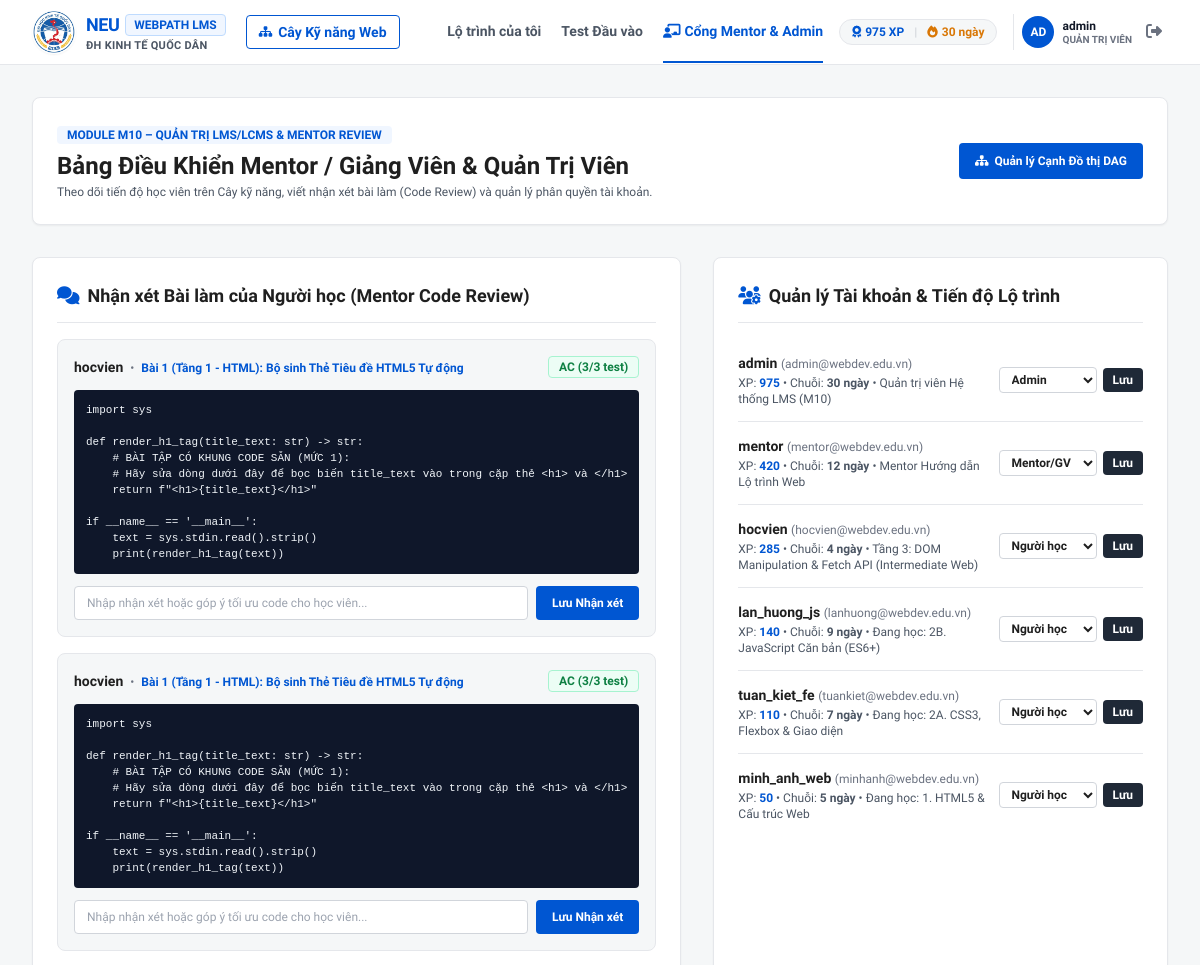
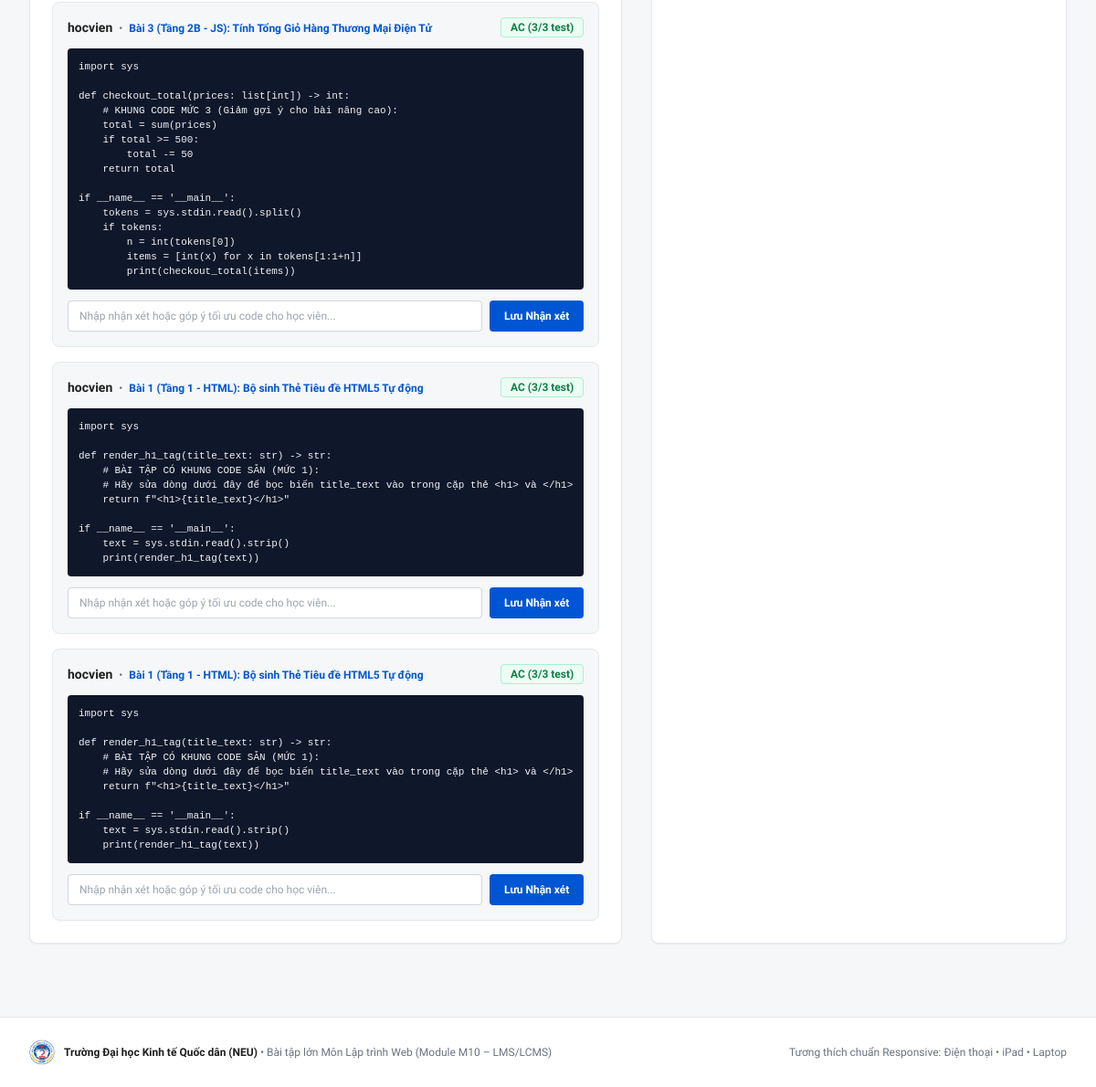
The app's page /mentor-portal (signed in) with its own data (2 pictures, top to bottom).
### app/models/schema.py (models this page shows, shortened)
class User(UserMixin, db.Model):
    __tablename__ = "users"
    id = db.Column(db.Integer, primary_key=True)
    username = db.Column(db.String(64), unique=True, nullable=False, index=True)
    email = db.Column(db.String(191), unique=True, nullable=False, index=True)
    password_hash = db.Column(db.String(255), nullable=False)
    role = db.Column(
        db.Enum("learner", "instructor", "admin", name="user_roles", native_enum=False),
        default="learner",
        nullable=False,
    )
    total_xp = db.Column(db.Integer, default=0, nullable=False)
    current_streak = db.Column(db.Integer, default=1, nullable=False)
    placement_done = db.Column(db.Boolean, default=False, nullable=False)
    placement_level = db.Column(db.String(100), default="Người mới bắt đầu (Tier 1)")
    current_focus_skill_id = db.Column(db.Integer, db.ForeignKey("skills.id", ondelete="SET NULL"))
    created_at = db.Column(db.DateTime, default=lambda: datetime.now(timezone.utc))
    focus_skill = db.relationship("Skill", foreign_keys=[current_focus_skill_id])
    badges = db.relationship("UserBadge", backref="user", cascade="all, delete-orphan")
    @property
    def is_admin_or_instructor(self) -> bool:
        return self.role in ("admin", "instructor")

class Submission(db.Model):
    __tablename__ = "submissions"
    id = db.Column(db.Integer, primary_key=True)
    user_id = db.Column(db.Integer, db.ForeignKey("users.id", ondelete="CASCADE"), nullable=False)
    exercise_id = db.Column(db.Integer, db.ForeignKey("exercises.id", ondelete="CASCADE"), nullable=False)
    language = db.Column(db.String(32), default="python", nullable=False)
    source_code = db.Column(LargeText, nullable=False)
    status = db.Column(
        db.Enum(
            "PENDING", "RUNNING", "AC", "WA", "TLE", "MLE", "RE", "CE",
            name="submission_verdict", native_enum=False
        ),
        default="PENDING",
        nullable=False,
    )
    execution_time_ms = db.Column(db.Integer, default=0)
    memory_used_kb = db.Column(db.Integer, default=0)
    passed_test_cases = db.Column(db.Integer, default=0)
    total_test_cases = db.Column(db.Integer, default=0)
    details_json = db.Column(db.JSON, default=list)
    ai_explanation = db.Column(db.Text)       # Giải thích lỗi sai & gợi ý bằng tiếng Việt từ Trợ lý AI
    mentor_comment = db.Column(db.Text)       # Nhận xét của Mentor / Giảng viên
    mentor_name = db.Column(db.String(64))
    created_at = db.Column(db.DateTime, default=lambda: datetime.now(timezone.utc))
    exercise = db.relationship("Exercise")
    user = db.relationship("User")
    __table_args__ = (
        Index("idx_sub_user_created", "user_id", "created_at"),
        Index("idx_sub_user_ex_status", "user_id", "exercise_id", "status"),
    )

class Exercise(db.Model):
    __tablename__ = "exercises"
    id = db.Column(db.Integer, primary_key=True)
    skill_id = db.Column(db.Integer, db.ForeignKey("skills.id", ondelete="SET NULL"), index=True)
    lesson_id = db.Column(db.Integer, db.ForeignKey("lessons.id", ondelete="SET NULL"), index=True)
    title = db.Column(db.String(200), nullable=False)
    slug = db.Column(db.String(191), unique=True, nullable=False, index=True)
    problem_statement = db.Column(LargeText, nullable=False)
    difficulty = db.Column(
        db.Enum("easy", "medium", "hard", name="exercise_diff", native_enum=False),
        default="easy",
        nullable=False,
        index=True,
    )
    scaffold_level = db.Column(
        db.String(100), default="Mức 1: Có sẵn 70% khung code (Điền vào chỗ trống)"
    )
    hints = db.Column(db.JSON, default=list)  # Danh sách gợi ý từng bước cho người mới
    tags = db.Column(db.JSON, default=list)
    starter_code = db.Column(db.JSON, default=dict)
    time_limit_ms = db.Column(db.Integer, default=1500, nullable=False)
    memory_limit_kb = db.Column(db.Integer, default=65536, nullable=False)
    xp_reward = db.Column(db.Integer, default=50, nullable=False)
    test_cases = db.relationship(
        "TestCase", backref="exercise", order_by="TestCase.order_index", cascade="all, delete-orphan"
    )

### app/blueprints/main.py (the view)
@main_bp.route("/mentor-portal")
@role_required("instructor", "admin")
def mentor_portal():
    learners = User.query.order_by(User.total_xp.desc()).all()
    submissions = Submission.query.order_by(Submission.created_at.desc()).limit(15).all()
    skills = Skill.query.order_by(Skill.tier.asc()).all()
    return render_template(
        "mentor_portal.html",
        learners=learners,
        submissions=submissions,
        skills=skills,
    )

### app/templates/mentor_portal.html (shortened to what this page needs)
{% extends "base.html" %}
{% block content %}
<div class="max-w-7xl mx-auto px-4 sm:px-6 lg:px-8 py-8 space-y-8">
    <div class="bg-white border border-gray-200 rounded-lg p-6 shadow-sm flex flex-col sm:flex-row sm:items-center justify-between gap-4">
        <div>
            <span class="px-2.5 py-0.5 rounded bg-[#F0F6FF] text-[#0056D2] text-xs font-bold uppercase">
                Module M10 – Quản trị LMS/LCMS & Mentor Review
            </span>
            <h1 class="text-2xl font-extrabold text-[#1F1F1F] mt-1">
                Bảng Điều Khiển Mentor / Giảng Viên & Quản Trị Viên
            </h1>
            <p class="text-xs text-gray-600 mt-0.5">
                Theo dõi tiến độ học viên trên Cây kỹ năng, viết nhận xét bài làm (Code Review) và quản lý phân quyền tài khoản.
            </p>
        </div>
        <a href="{{ url_for('skills.tree_view') }}" class="px-4 py-2.5 rounded bg-[#0056D2] text-white text-xs font-bold">
            <i class="fa-solid fa-sitemap mr-1.5"></i>Quản lý Cạnh Đồ thị DAG
        </a>
    </div>
    <div class="grid lg:grid-cols-12 gap-8">
        <div class="lg:col-span-7 bg-white border border-gray-200 rounded-lg p-6 shadow-sm space-y-4">
            <h2 class="text-lg font-bold text-[#1F1F1F] pb-3 border-b border-gray-200">
                <i class="fa-solid fa-comments text-[#0056D2] mr-2"></i>Nhận xét Bài làm của Người học (Mentor Code Review)
            </h2>
            {% if submissions %}
                <div class="space-y-4">
                    {% for sub in submissions %}
                    <div class="p-4 rounded-lg bg-[#F5F7F8] border border-gray-200 space-y-3 text-xs">
                        <div class="flex items-center justify-between">
                            <div>
                                <span class="font-bold text-[#1F1F1F] text-sm">{{ sub.user.username }}</span>
                                <span class="text-gray-500 mx-1">•</span>
                                <span class="font-semibold text-[#0056D2]">{{ sub.exercise.title }}</span>
                            </div>
                            <span class="px-2.5 py-0.5 rounded font-bold
                                {% if sub.status == 'AC' %}bg-emerald-50 text-[#0E8043] border border-emerald-200
                                {% else %}bg-red-50 text-red-700 border border-red-200{% endif %}">
                                {{ sub.status }} ({{ sub.passed_test_cases }}/{{ sub.total_test_cases }} test)
                            </span>
                        </div>
                        <pre class="bg-slate-900 text-slate-100 p-3 rounded font-mono text-[11px] overflow-x-auto">{{ sub.source_code }}</pre>
                        <form method="POST" action="{{ url_for('main.review_submission', submission_id=sub.id) }}" class="flex gap-2">
                            <input type="text" name="mentor_comment" value="{{ sub.mentor_comment or '' }}" placeholder="Nhập nhận xét hoặc góp ý tối ưu code cho học viên..." class="flex-1 px-3 py-2 rounded border border-gray-300 bg-white text-gray-900 focus:border-[#0056D2] focus:outline-none">
                            <button type="submit" class="px-4 py-2 rounded bg-[#0056D2] hover:bg-[#00419E] text-white font-bold transition">
                                Lưu Nhận xét
                            </button>
                        </form>
                    </div>
                    {% endfor %}
                </div>
            {% else %}
                <p class="text-xs text-gray-500">Chưa có bài nộp nào từ học viên.</p>
            {% endif %}
        </div>
        <div class="lg:col-span-5 bg-white border border-gray-200 rounded-lg p-6 shadow-sm space-y-4">
            <h2 class="text-lg font-bold text-[#1F1F1F] pb-3 border-b border-gray-200">
                <i class="fa-solid fa-users-gear text-[#0056D2] mr-2"></i>Quản lý Tài khoản & Tiến độ Lộ trình
            </h2>
            <div class="divide-y divide-gray-200 text-xs">
                {% for u in learners %}
                <div class="py-3.5 flex items-center justify-between gap-2">
                    <div>
                        <p class="font-bold text-[#1F1F1F] text-sm">{{ u.username }} <span class="text-xs font-normal text-gray-500">({{ u.email }})</span></p>
                        <p class="text-gray-600 mt-0.5">
                            XP: <strong class="text-[#0056D2]">{{ u.total_xp }}</strong> • Chuỗi: <strong>{{ u.current_streak }} ngày</strong> • {{ u.placement_level }}
                        </p>
                    </div>
                    {% if current_user.role == 'admin' %}
                    <form method="POST" action="{{ url_for('main.update_user_role', user_id=u.id) }}" class="flex items-center gap-1.5">
                        <select name="role" class="px-2 py-1 rounded border border-gray-300 bg-white font-semibold">
                            <option value="learner" {% if u.role == 'learner' %}selected{% endif %}>Người học</option>
                            <option value="instructor" {% if u.role == 'instructor' %}selected{% endif %}>Mentor/GV</option>
                            <option value="admin" {% if u.role == 'admin' %}selected{% endif %}>Admin</option>
                        </select>
                        <button type="submit" class="px-2.5 py-1 rounded bg-gray-800 text-white font-bold">Lưu</button>
                    </form>
                    {% else %}
                    <span class="px-2 py-1 rounded bg-gray-100 font-bold uppercase text-gray-700">{{ u.role }}</span>
                    {% endif %}
                </div>
                {% endfor %}
            </div>
        </div>
    </div>
</div>
{% endblock %}

### app/templates/base.html (shortened to what this page needs)
<!DOCTYPE html>
<html lang="vi">
<head>
    <script src="https://cdn.tailwindcss.com"></script>
    <link rel="stylesheet" href="https://cdnjs.cloudflare.com/ajax/libs/font-awesome/6.5.1/css/all.min.css">
    <link rel="stylesheet" href="{{ url_for('static', filename='css/responsive.css') }}">
</head>
<body class="min-h-screen flex flex-col bg-[#F5F7F8] text-[#1F1F1F]">
    <header class="bg-white border-b border-gray-200 sticky top-0 z-50">
        <div class="max-w-7xl mx-auto px-3 sm:px-6 lg:px-8 h-16 flex items-center justify-between gap-2 sm:gap-4">
            <div class="flex items-center space-x-3 sm:space-x-5 min-w-0">
                <a href="{{ url_for('main.index') }}" class="flex items-center space-x-2.5 group shrink-0">
                    <img src="{{ url_for('static', filename='images/neu_logo.jpg') }}" alt="Logo Đại học Kinh tế Quốc dân NEU" class="w-10 h-10 sm:w-11 sm:h-11 rounded-full object-contain bg-white shadow-sm group-hover:scale-105 transition">
                    <div class="leading-tight">
                        <div class="flex items-center space-x-1.5">
                            <span class="text-base sm:text-lg font-extrabold tracking-tight text-[#0056D2]">NEU</span>
                            <span class="text-[10px] sm:text-xs font-bold uppercase px-1.5 sm:px-2 py-0.5 rounded bg-[#F0F6FF] text-[#0056D2] border border-blue-200">WebPath LMS</span>
                        </div>
                        <span class="block text-[10px] sm:text-[11px] font-bold text-gray-600 uppercase tracking-wide truncate">ĐH Kinh tế Quốc dân</span>
                    </div>
                </a>
                <a href="{{ url_for('skills.tree_view') }}" class="hidden md:inline-flex items-center px-3 py-1.5 rounded border border-[#0056D2] text-[#0056D2] hover:bg-[#F0F6FF] font-semibold text-xs lg:text-sm transition shrink-0">
                    <i class="fa-solid fa-sitemap mr-1.5 text-xs"></i>
                    <span>Cây Kỹ năng Web</span>
                </a>
            </div>
            <div class="flex items-center space-x-2 sm:space-x-4 shrink-0">
                {% if current_user.is_authenticated %}
                    <nav class="hidden lg:flex items-center space-x-5 text-sm font-semibold">
                        <a href="{{ url_for('main.dashboard') }}" class="py-5 border-b-2 transition {% if request.endpoint == 'main.dashboard' %}border-[#0056D2] text-[#0056D2]{% else %}border-transparent text-gray-600 hover:text-[#0056D2]{% endif %}">
                            Lộ trình của tôi
                        </a>
                        <a href="{{ url_for('main.placement_test') }}" class="py-5 border-b-2 transition {% if request.endpoint == 'main.placement_test' %}border-[#0056D2] text-[#0056D2]{% else %}border-transparent text-gray-600 hover:text-[#0056D2]{% endif %}">
                            Test Đầu vào
                        </a>
                        {% if current_user.is_admin_or_instructor %}
                        <a href="{{ url_for('main.mentor_portal') }}" class="py-5 border-b-2 transition {% if request.endpoint == 'main.mentor_portal' %}border-[#0056D2] text-[#0056D2]{% else %}border-transparent text-indigo-700 hover:text-[#0056D2]{% endif %}">
                            <i class="fa-solid fa-chalkboard-user mr-1"></i>Cổng Mentor & Admin
                        </a>
                        {% endif %}
                    </nav>
                    <div class="flex items-center space-x-1.5 sm:space-x-2.5 bg-[#F5F7F8] border border-gray-200 px-2.5 sm:px-3 py-1 rounded-full text-[11px] sm:text-xs font-bold">
                        <span class="text-[#0056D2]" title="Điểm kinh nghiệm tích lũy (XP)">
                            <i class="fa-solid fa-award mr-0.5 sm:mr-1"></i><span id="nav-user-xp">{{ current_user.total_xp }}</span><span class="hidden sm:inline"> XP</span>
                        </span>
                        <span class="text-gray-300">|</span>
                        <span class="text-amber-600" title="Chuỗi ngày học liên tiếp">
                            <i class="fa-solid fa-fire mr-0.5 sm:mr-1"></i>{{ current_user.current_streak }}<span class="hidden sm:inline"> ngày</span>
                        </span>
                    </div>
                    <div class="hidden sm:flex items-center space-x-2 pl-2 border-l border-gray-200">
                        <div class="w-8 h-8 rounded-full bg-[#0056D2] text-white font-bold text-xs flex items-center justify-center uppercase">
                            {{ current_user.username[:2] }}
                        </div>
                        <div class="hidden md:block text-left leading-tight">
                            <p class="text-xs font-bold text-gray-900">{{ current_user.username }}</p>
                            <p class="text-[10px] font-semibold uppercase text-gray-500">
                                {% if current_user.role == 'learner' %}Người học{% elif current_user.role == 'instructor' %}Mentor / GV{% else %}Quản trị viên{% endif %}
                            </p>
                        </div>
                        <a href="{{ url_for('auth.logout') }}" class="p-1.5 text-gray-500 hover:text-red-600 transition" title="Đăng xuất">
                            <i class="fa-solid fa-right-from-bracket"></i>
                        </a>
                    </div>
                {% endif %}
            </div>
        </div>
    </header>
    <main class="flex-1">
        {% block content %}{% endblock %}
    </main>
    {% if request.endpoint != 'judge.workspace' %}
    <footer class="bg-white border-t border-gray-200 mt-12 py-6">
        <div class="max-w-7xl mx-auto px-4 sm:px-6 lg:px-8 flex flex-col sm:flex-row items-center justify-between text-xs text-gray-500 gap-3 text-center sm:text-left">
            <div class="flex flex-col sm:flex-row items-center gap-2.5">
                <img src="{{ url_for('static', filename='images/neu_logo.jpg') }}" alt="NEU Logo" class="w-7 h-7 rounded-full object-contain bg-white">
                <span><strong class="text-[#1F1F1F]">Trường Đại học Kinh tế Quốc dân (NEU)</strong> • Bài tập lớn Môn Lập trình Web (Module M10 – LMS/LCMS)</span>
            </div>
            <div>
                <span>Tương thích chuẩn Responsive: Điện thoại • iPad • Laptop</span>
            </div>
        </div>
    </footer>
    {% endif %}
</body>
</html>

### records on screen
User: total_xp "975", current_streak "30", username "AD", username "admin", email "admin@webdev.edu.vn", placement_level "Quản trị viên Hệ thống LMS (M10)", role "Admin"
Submission: user.username "hocvien", exercise "Bài 1 (Tầng 1 - HTML): Bộ sinh Thẻ Tiêu đề HTML5 Tự động", status "AC", passed_test_cases "3", total_test_cases "3", source_code "import sys def render_h1_tag(title_text: str) -> str: # BÀI TẬP CÓ KHUNG CODE SẴN (MỨC 1): # Hãy sửa dòng dưới đây để bọc biến title_text vào trong cặp thẻ <h1> và </h1> return f\"<h1>{title_text}</h1>\" if __name__ == '__main__': text = sys.stdin.read().strip() print(render_h1_tag(text))"
Submission: user.username "hocvien", exercise "Bài 1 (Tầng 1 - HTML): Bộ sinh Thẻ Tiêu đề HTML5 Tự động", status "AC", passed_test_cases "3", total_test_cases "3", source_code "import sys def render_h1_tag(title_text: str) -> str: # BÀI TẬP CÓ KHUNG CODE SẴN (MỨC 1): # Hãy sửa dòng dưới đây để bọc biến title_text vào trong cặp thẻ <h1> và </h1> return f\"<h1>{title_text}</h1>\" if __name__ == '__main__': text = sys.stdin.read().strip() print(render_h1_tag(text))"
Submission: user.username "hocvien", exercise "Bài 3 (Tầng 2B - JS): Tính Tổng Giỏ Hàng Thương Mại Điện Tử", status "AC", passed_test_cases "3", total_test_cases "3", source_code "import sys def checkout_total(prices: list[int]) -> int: # KHUNG CODE MỨC 3 (Giảm gợi ý cho bài nâng cao): total = sum(prices) if total >= 500: total -= 50 return total if __name__ == '__main__': tokens = sys.stdin.read().split() if tokens: n = int(tokens[0]) items = [int(x) for x in tokens[1:1+n]] print(checkout_total(items))"
Submission: user.username "hocvien", exercise "Bài 1 (Tầng 1 - HTML): Bộ sinh Thẻ Tiêu đề HTML5 Tự động", status "AC", passed_test_cases "3", total_test_cases "3", source_code "import sys def render_h1_tag(title_text: str) -> str: # BÀI TẬP CÓ KHUNG CODE SẴN (MỨC 1): # Hãy sửa dòng dưới đây để bọc biến title_text vào trong cặp thẻ <h1> và </h1> return f\"<h1>{title_text}</h1>\" if __name__ == '__main__': text = sys.stdin.read().strip() print(render_h1_tag(text))"
Submission: user.username "hocvien", exercise "Bài 1 (Tầng 1 - HTML): Bộ sinh Thẻ Tiêu đề HTML5 Tự động", status "AC", passed_test_cases "3", total_test_cases "3", source_code "import sys def render_h1_tag(title_text: str) -> str: # BÀI TẬP CÓ KHUNG CODE SẴN (MỨC 1): # Hãy sửa dòng dưới đây để bọc biến title_text vào trong cặp thẻ <h1> và </h1> return f\"<h1>{title_text}</h1>\" if __name__ == '__main__': text = sys.stdin.read().strip() print(render_h1_tag(text))"
User: username "mentor", email "mentor@webdev.edu.vn", total_xp "420", current_streak "12", placement_level "Mentor Hướng dẫn Lộ trình Web", role "Mentor/GV"
User: username "hocvien", email "hocvien@webdev.edu.vn", total_xp "285", current_streak "4", placement_level "Tầng 3: DOM Manipulation & Fetch API (Intermediate Web)", role "Người học"
User: username "lan_huong_js", email "lanhuong@webdev.edu.vn", total_xp "140", current_streak "9", placement_level "Đang học: 2B. JavaScript Căn bản (ES6+)", role "Người học"
User: username "tuan_kiet_fe", email "tuankiet@webdev.edu.vn", total_xp "110", current_streak "7", placement_level "Đang học: 2A. CSS3, Flexbox & Giao diện", role "Người học"
User: username "minh_anh_web", email "minhanh@webdev.edu.vn", total_xp "50", current_streak "5", placement_level "Đang học: 1. HTML5 & Cấu trúc Web", role "Người học"
